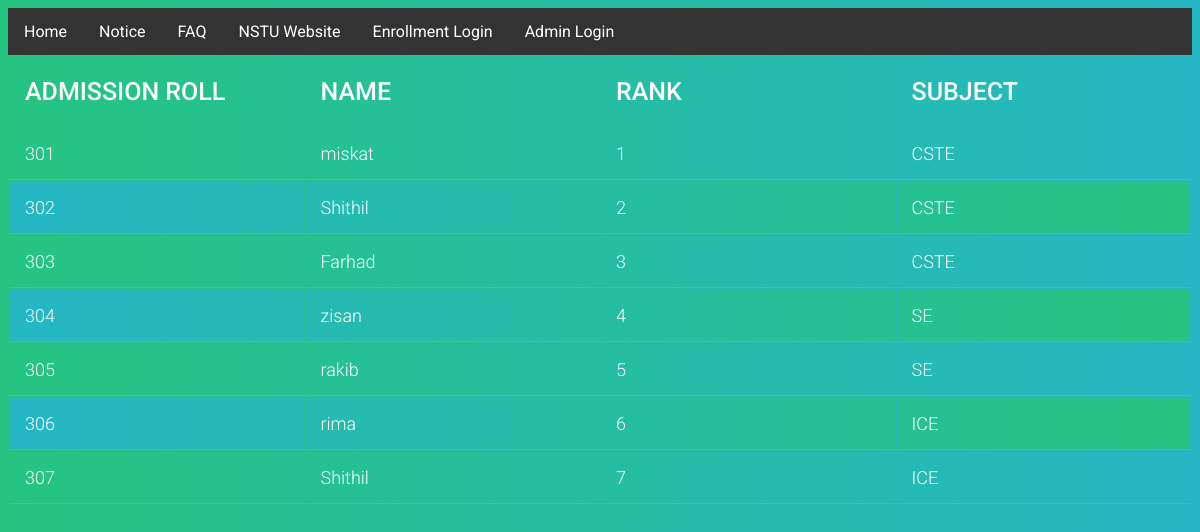
The page /result.php on the database its author committed.
### tables this page shows
CREATE TABLE `info` (
  `id` int(50) NOT NULL,
  `name` varchar(100) NOT NULL,
  `father_name` varchar(100) NOT NULL,
  `mother_name` varchar(100) NOT NULL,
  `telephone` varchar(100) NOT NULL,
  `user_email` varchar(200) NOT NULL,
  `bday` date NOT NULL,
  `religion` varchar(50) NOT NULL,
  `nationality` varchar(50) NOT NULL,
  `sscyear` varchar(40) NOT NULL,
  `hscyear` varchar(40) NOT NULL,
  `bloodgroup` varchar(10) NOT NULL,
  `addroll` int(50) NOT NULL,
  `unit` varchar(10) NOT NULL,
  `choice1` varchar(50) NOT NULL,
  `choice2` varchar(50) NOT NULL,
  `choice3` varchar(50) NOT NULL,
  `choice4` varchar(50) NOT NULL,
  `choice5` varchar(50) NOT NULL,
  `rank` int(10) NOT NULL,
  `district` varchar(100) NOT NULL,
  `area` varchar(100) NOT NULL,
  `allot` varchar(50) NOT NULL
);

### result.php (the view, shortened to what this page needs)
<?php
	include 'config.php';
	$cste =3;
	$se = 2;
	$ice = 2;
	$eee = 2;
	$amath = 3;
    $query = "SELECT addroll,name,rank,choice1,choice2,choice3,choice4,choice5 from info ORDER BY rank";
    $result = $conn->query($query);
     if($result):?>
    <link href="static/style.css" type="text/css" rel="stylesheet">
        <div class="nav-bar">
      <ul>
        <li><a href="index.php">Home</a></li>
        <li><a href="notice.php">Notice</a></li>
        <li><a href="faq.php">FAQ</a></li>
        <li><a href="http://nstu.edu.bd/">NSTU Website</a></li>
        <li><a href="login.php">Enrollment Login</a></li>
        <li><a href="adminLogin.php">Admin Login</a></li>
      </ul>
    </div>
              <table class="resultTable">
                <thead>
                    <tr>
                      <th>Admission Roll</th>
                      <th>Name</th>
                      <th>Rank</th>
                      <th>Subject</th>
                    </tr>
                </thead>
                <?php  while($row = $result->fetch_assoc()):?>
                <?php
                $sub = '';
                $choice1 = $row['choice1'];
                $choice2 = $row['choice2'];
                $choice3 = $row['choice3'];
                for($i = 0;$i<5;$i++){
                	$tmp = '';
                	if($i==0){
                		$tmp = $choice1;
                	}
                	else if($i==1){
                		$tmp = $choice2;
                	}
                	else if($i==2){
                		$tmp = $choice3;
                	}
                	if($tmp == 'cste' && $cste > 0){
	                	$sub = 'CSTE';
	                	$cste--;
	                	break;
                	}
                    else if($tmp == 'se' && $se > 0){
	                	$sub = 'SE';
	                	$se--;
	                	break;
                	}
                	else if($tmp == 'ice' && $ice > 0){
	                	$sub = 'ICE';
	                	$ice--;
	                	break;
                	}
        					else if($tmp == 'eee' && $eee > 0){
        						 $sub = 'EEE';
        						 $eee--;
        						 break;
        					}
        					else if($tmp == 'math' && $amath > 0){
        						 $sub = 'AM';
        						 $amath--;
        						 break;
        					}
        					else{
        						$sub = "N/A";
        					}
                }
                ?>
      <tr>
        <td><?php echo $row['addroll'] ?></td>
        <td><?php echo $row['name'] ?></td>
        <td><?php echo $row['rank'] ?></td>
        <td><?php echo $sub; ?></td>
      </tr>
    <?php endwhile; ?>
    </table>
    <?php else:?>
    <?php   echo "No Data available";?>
    <?php endif; ?>

### static/style.css (style rules this page uses)
.nav-bar ul { list-style-type: none; margin: 0; padding: 0; overflow: hidden; background-color: #333; }
.nav-bar li { float: left; }
li a { display: block; color: white; text-align: center; padding: 14px 16px; text-decoration: none; }
table { width:100%; table-layout: fixed; }
th { padding: 20px 15px; text-align: left; font-weight: 500; font-size: 25px; color: #fff; text-transform: uppercase; }
td { padding: 15px; text-align: left; vertical-align:middle; font-weight: 300; font-size: 18px; color: #fff; border-bottom: solid 1px rgba(255,255,255,0.1); }
tr:nth-child(even) { background: linear-gradient(to left, #25c481, #25b7c4); }

### rows shown on the page
info: addroll "301", name "miskat", rank "1", choice1 "CSTE"
info: addroll "302", name "Shithil", rank "2", choice1 "CSTE"
info: addroll "303", name "Farhad", rank "3", choice1 "CSTE"
info: addroll "304", name "zisan", rank "4", choice2 "SE"
info: addroll "305", name "rakib", rank "5", choice2 "SE"
info: addroll "306", name "rima", rank "6", choice3 "ICE"
info: addroll "307", name "Shithil", rank "7", choice3 "ICE"
